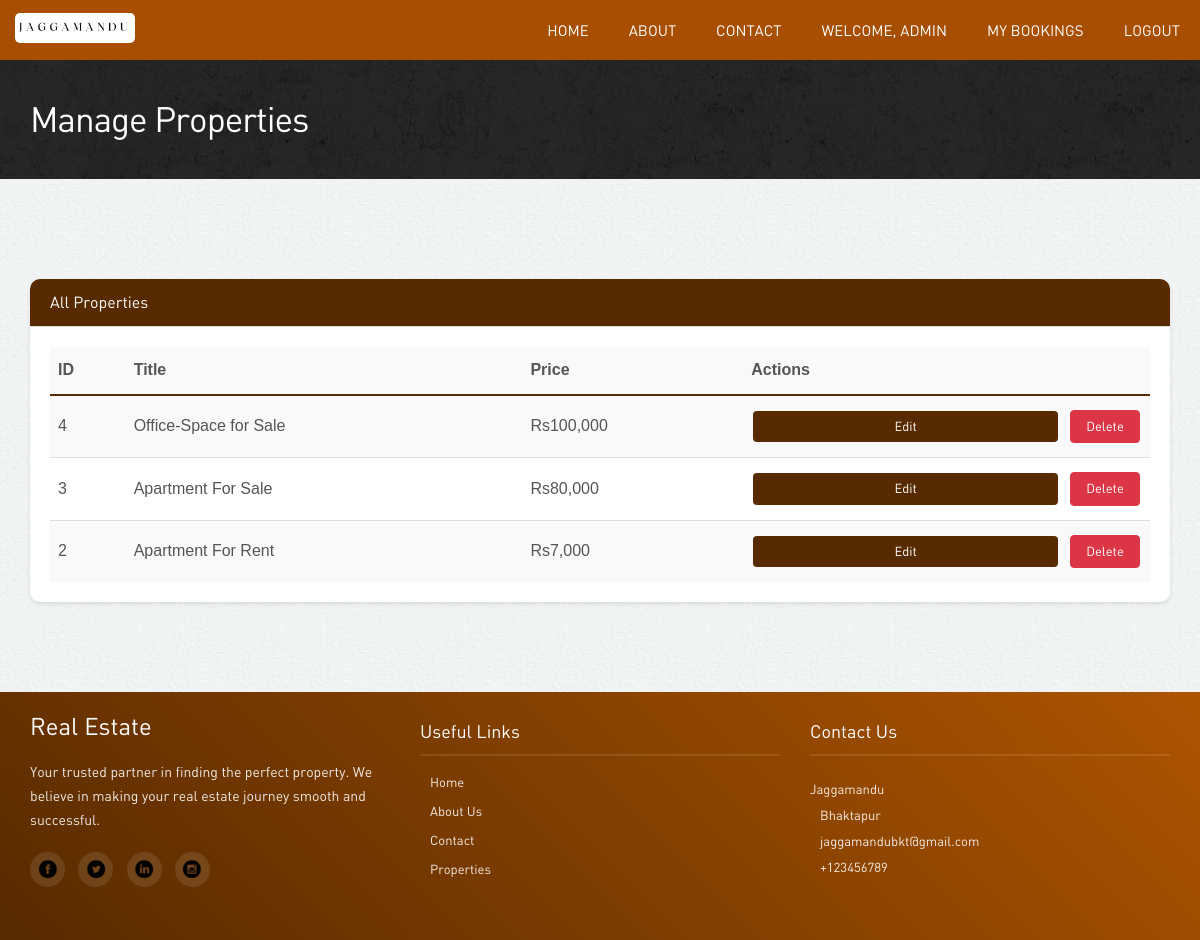
Screenshot of /admin/manage-properties.php (signed in) with the database file from the repository.
### tables this page shows
CREATE TABLE `properties` (
  `property_id` int(10) NOT NULL AUTO_INCREMENT,
  `property_title` varchar(150) NOT NULL,
  `property_details` text,
  `price` float NOT NULL,
  `property_address` varchar(200) NOT NULL,
  `property_img` text,
  `floor_space` varchar(20) NOT NULL,
  `agent_id` int(10) NOT NULL,
  `user_id` int(10) NOT NULL,
  PRIMARY KEY (`property_id`),
  KEY `agent_id` (`agent_id`),
  KEY `user_id` (`user_id`),
  CONSTRAINT `fk_property_agent` FOREIGN KEY (`agent_id`) REFERENCES `agent` (`agent_id`) ON DELETE RESTRICT ON UPDATE CASCADE,
  CONSTRAINT `fk_property_user` FOREIGN KEY (`user_id`) REFERENCES `users` (`user_id`) ON DELETE RESTRICT ON UPDATE CASCADE
);

### admin/manage-properties.php (the view, shortened to what this page needs)
<?php
include_once "../includes/connection.php";
include '../includes/nav.php';
$query = "SELECT * FROM properties ORDER BY property_id DESC";
$result = mysqli_query($con, $query);
?>
<!DOCTYPE html>
<html lang="en">
<head>
</head>
<body>
<div class="inside-banner">
    <div class="container">
        <h2>Manage Properties</h2>
    </div>
</div>
<div class="container">
    <div class="properties-listing spacer">
        <div class="panel panel-default">
            <div class="panel-heading">
                <h3 class="panel-title">All Properties</h3>
            </div>
            <div class="panel-body">
                <div class="table-responsive">
                    <table class="table table-striped">
                        <thead>
                            <tr>
                                <th>ID</th>
                                <th>Title</th>
                                <th>Price</th>
                                <th>Actions</th>
                            </tr>
                        </thead>
                        <tbody>
                            <?php while ($property = mysqli_fetch_assoc($result)): ?>
                                <tr>
                                    <td><?php echo $property['property_id']; ?></td>
                                    <td><?php echo htmlspecialchars($property['property_title']); ?></td>
                                    <td>Rs<?php echo number_format($property['price']); ?></td>
                                    <td>
                                        <div class="action-buttons">
                                            <a href="edit-property.php?id=<?php echo $property['property_id']; ?>" class="btn btn-primary btn-sm">Edit</a>
                                            <form action="" method="POST" style="display: inline;"
                                                  onsubmit="return confirm('Are you sure you want to delete this property?');">
                                                <button type="submit" name="delete_property" class="btn btn-danger btn-sm">Delete</button>
                                            </form>
                                        </div>
                                    </td>
                                </tr>
                            <?php endwhile; ?>
                        </tbody>
                    </table>
                </div>
            </div>
        </div>
    </div>
</div>
<?php include '../includes/footer.php'; ?>
</body>
</html

### assets/style.css (style rules this page uses)
body { color:#555; font:normal 13px/22px Arial; background:url(../images/bgmain.png) #eee; }
h1,h2,h3,h4,h5 { font-weight:normal; font-family: din;margin: 0;padding: 0;color: #000 }
h2 { font-size: 35px; letter-spacing: -1px;margin-bottom: 20px; }
h3 { margin: 0 0 15px 0; font-size: 25px; }
a { color:#ffffff; text-decoration:none;outline: none; }
.spacer { margin-top: 40px;margin-bottom:40px; }
table { background-color: #fff; }
.btn { border-radius: 5px; font-family: din; outline: none; }
.btn-primary { background: #572a00;border:none;width: 100%;border-radius: 20px; }
.inside-banner { background:url(../images/bginside.jpg) #222;color: #fff; padding: 30px 0; }
.inside-banner h2 { margin: 0; color: #fff; }

### admin/manage-properties.php (style rules this page uses)
:root { --primary-color: #572a00; --hover-color: #562700; --white: #ffffff; --light-bg: #f8f9fa; --shadow: 0 2px 4px rgba(0,0,0,0.1); }
.inside-banner { background-color: var(--primary-color); color: var(--white); padding: 40px 0; margin-bottom: 40px; }
.inside-banner h2 { margin: 0; color: var(--white); }
.panel { border-radius: 10px; box-shadow: var(--shadow); border: none; margin-bottom: 30px; }
.panel-heading { background-color: var(--primary-color) !important; color: var(--white) !important; border-radius: 10px 10px 0 0; padding: 15px 20px; }
.panel-body { padding: 20px; background: var(--white); border-radius: 0 0 10px 10px; }
.btn { border-radius: 5px; padding: 8px 15px; transition: all 0.3s ease; }
.btn-primary { background-color: var(--primary-color); border-color: var(--primary-color); }
.btn-danger { background-color: #dc3545; border-color: #dc3545; }
.table { margin-bottom: 0; }
.table > thead > tr > th { background-color: var(--light-bg); border-bottom: 2px solid var(--primary-color); padding: 12px 8px; }
.table > tbody > tr > td { vertical-align: middle; padding: 12px 8px; }
.properties-listing { padding: 20px 0; }
.table-responsive { border-radius: 10px; }
.btn-sm { padding: 5px 10px; margin: 2px; }
form { margin: 0; }
.action-buttons { display: flex; gap: 8px; justify-content: flex-start; align-items: center; }
.action-buttons .btn { padding: 6px 12px; font-size: 13px; line-height: 1.5; border-radius: 4px; white-space: nowrap; min-width: 70px; text-align: center; }

### rows the page displays
properties: property_id "4", property_title "Office-Space for Sale", price "100,000"
properties: property_id "3", property_title "Apartment For Sale", price "80,000"
properties: property_id "2", property_title "Apartment For Rent", price "7,000"

### other values shown
$_SESSION['username'] "ADMIN"
